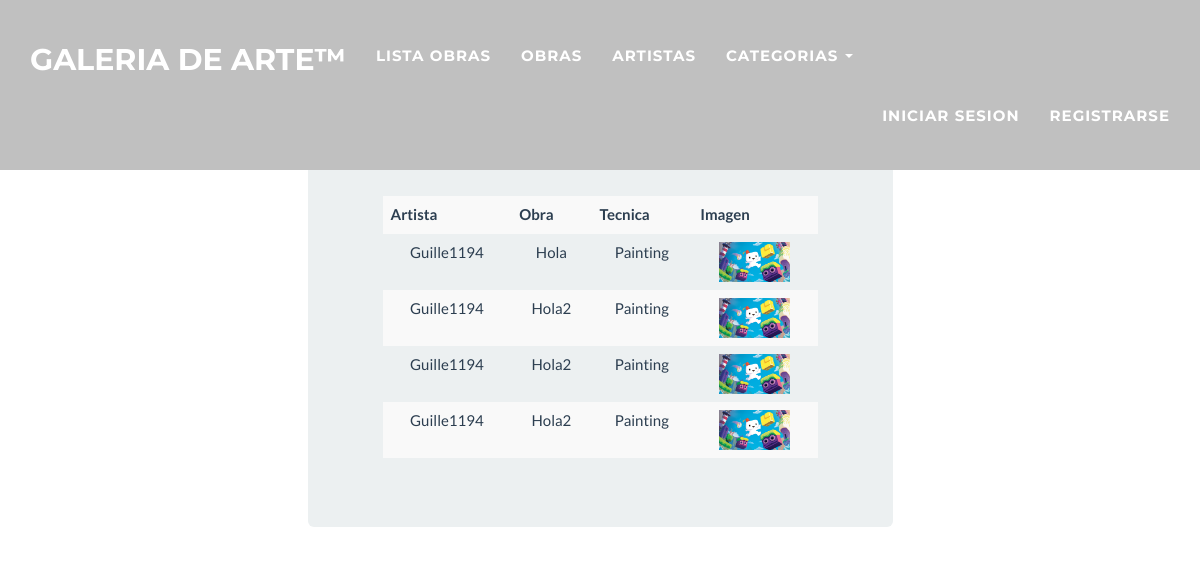
The app's page /reportes_obras/ with its own data.
### quiz2_home/models.py (models this page shows, shortened)
class Artwork(models.Model):
	artist = models.ForeignKey(Artist)
	art_name = models.CharField(max_length=50)
	art_photo = models.ImageField(upload_to='art_gallery/', null=True, blank=True)
	description = models.TextField(max_length=200)
	art_type = models.CharField(max_length=50, null=True, blank=True)
	update_date = models.DateTimeField(auto_now_add=False, auto_now=True)
	publish_date = models.DateTimeField(auto_now_add=True, auto_now=False)

class Artist(models.Model):
	user_profile = models.OneToOneField(User)
	mail = models.EmailField()
	phone = models.IntegerField()
	def __unicode__(self):
		return self.user_profile.username

### quiz2_home/views.py (the view)
# urls.py: url(r'^reportes_obras/$',report_arts.as_view(), name = 'report_arts_view'),
class report_arts(ListView):
	template_name = 'blog/report_arts.html'
	model = Artwork

### templates/blog/report_arts.html (shortened to what this page needs)
{% extends 'base.html' %}
{% block page_title %}
  <div class="container-fluid">
    <h4 class="h4" style="text-align: center;">Obras.</h4>
  </div>
{% endblock %}
{% block content %}
<div class="container-fluid bg-1 text-center">
<table class = "table table-striped">
	<tr>
		<th>Artista</th>
		<th>Obra</th>
		<th>Tecnica</th>
		<th>Imagen</th>
	</tr>
{% for item in object_list %}
<tr>
	<td>{{ item.artist | capfirst}}</td>
	<td>{{ item.art_name | capfirst}}</td>
	<td>{{ item.art_type | capfirst}}</td>
	{% if item.art_photo %}
	<td><a href="{% url 'art_detail' id=item.id %}"><img src="{{ item.art_photo.url }}" style="height:40px; horizontal-align: right;"></a></td>
	{% endif %}
</tr>
{% endfor%}
</table>
</div>
{% endblock %}

### static/css/freelancer.css (style rules this page uses)
body { overflow-x: hidden; }
a, a:hover, a:focus, a:active, a.active { outline: 0; color: #18bc9c; }
h1, h2, h3, h4, h5, h6 { text-transform: uppercase; font-family: Montserrat,"Helvetica Neue",Helvetica,Arial,sans-serif; font-weight: 700; }

### records on screen
Artwork: artist "Guille1194", art_name "Hola", art_type "Painting", art_photo (picture)
Artwork: artist "Guille1194", art_name "Hola2", art_type "Painting", art_photo (picture)
Artwork: artist "Guille1194", art_name "Hola2", art_type "Painting", art_photo (picture)
Artwork: artist "Guille1194", art_name "Hola2", art_type "Painting", art_photo (picture)
